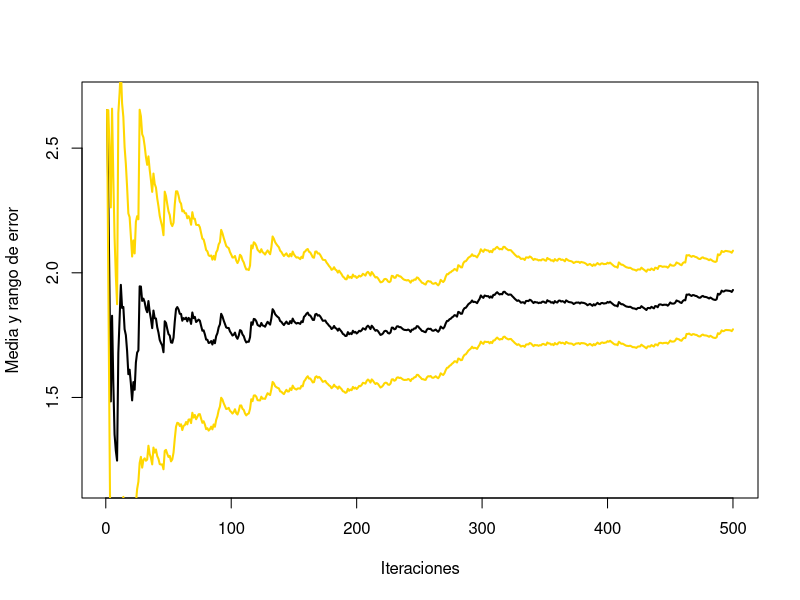
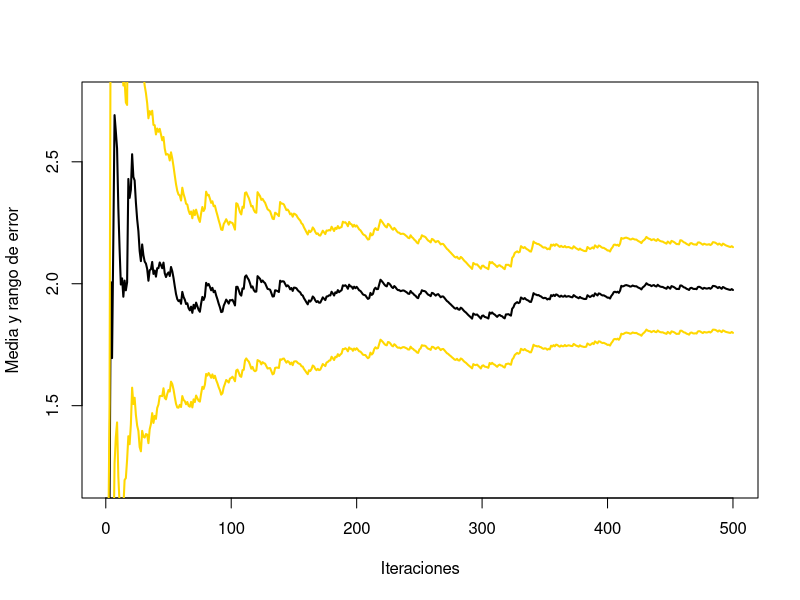

Here is the R script that generated these plots, in order:
## ---- chunk 1
#ejercicio 5

# -------------------------------
mc.integral <- function(ftn, n, plot=TRUE) {
  # Integración Monte Carlo
  # -------------------------------
  fx <- sapply(runif(n%/%2), ftn)
  m <- n%/%2
  if (plot) {
    estint <- cumsum(fx)/(1:m)
    esterr <- sqrt(cumsum((fx-estint)^2))/(1:m)
    estvar <- sum((fx-estint)^2)/(1:m)
    plot(estint, ylab="Media y rango de error", type="l", lwd= 2, ylim=mean(fx)+2*c(-esterr[1],esterr[1]), xlab="Iteraciones")
    lines(estint+2*esterr, col="gold", lwd=2)
    lines(estint-2*esterr, col="gold", lwd=2)
    return(list(x=fx,valor=estint[m], error=2*esterr[m],vx=estvar[m]))  
  } else return(list(x=fx,valor=mean(fx), error=2*sd(fx)/sqrt(m),vx=var(fx)))
}  
lambda <- 0.5
ftn <- function(x) return(-log(x)/lambda)
nsim <- 10^3
set.seed(1)
x <- mc.integral(ftn, nsim,plot = T)

fantit <- function(x) return(-log(1-x)/lambda)
set.seed(1)
xa <- mc.integral(fantit,nsim,plot=T)

#correlacion
corr <- cor(x$x,xa$x)
xt <- c(x$x,xa$x)
mean(xt)

vxt <- var(xa$x)*(1+corr) #estimación varianza suponiendo dependencia

#Estimación del porcentaje de reducción en la varianza
100*(var(x$x)-vxt )/var(x$x)
